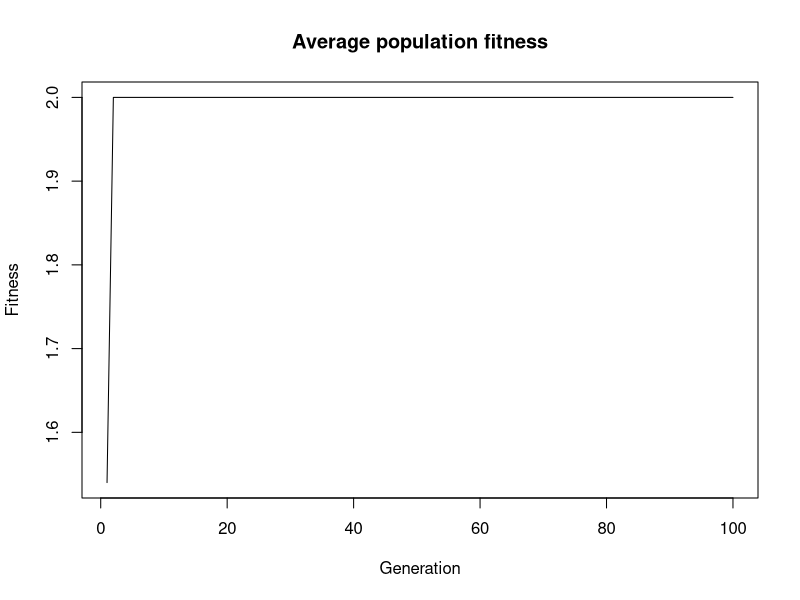

This chart was generated by the following R code:
# load stringr package
library(stringr)

# generate random strings
x = paste(sample(c('A','G','C','U'), size=10, replace=TRUE), collapse='')

simulate_evolution <- function(size_population=100, size_individual=100, sim_length=100, mu=0) {

    # generate initial population with random strings
    population <- rep(0,size_population)        # generate empty string
    for (i in 1:size_population) {
        population[i] <- paste(sample(c('A','G','C','U'), size=size_individual, replace=TRUE), collapse='')
    }

    # compute fitness
    fitness <- rep(0,size_population)
    for (i in 1:size_population) {fitness[i] <- str_count(population[i], "CAC")}

    av_fitness = rep(0, sim_length)
    av_fitness[1] <- mean(fitness)

    # simulate evolution
    for (j in 2:sim_length) {

        # generate children. 
        for (i in 1:size_population) {
            population = sample(population, size=size_population, replace=TRUE, prob = fitness/sum(fitness))

            # mutation children
        }

        # recompute fitness
        for (i in 1:size_population) {fitness[i] <- str_count(population[i], "CAC")}

        # add to list with average fitness
        av_fitness[j] <- mean(fitness)
    }

    # plot average fitness
    generation = seq(1,100,1)
    plot(generation, av_fitness, type="l",ann=FALSE)
    title(main="Average population fitness", xlab="Generation", ylab="Fitness")
}

simulate_evolution(size_population=100, size_individual=100, sim_length=100, mu=0)
